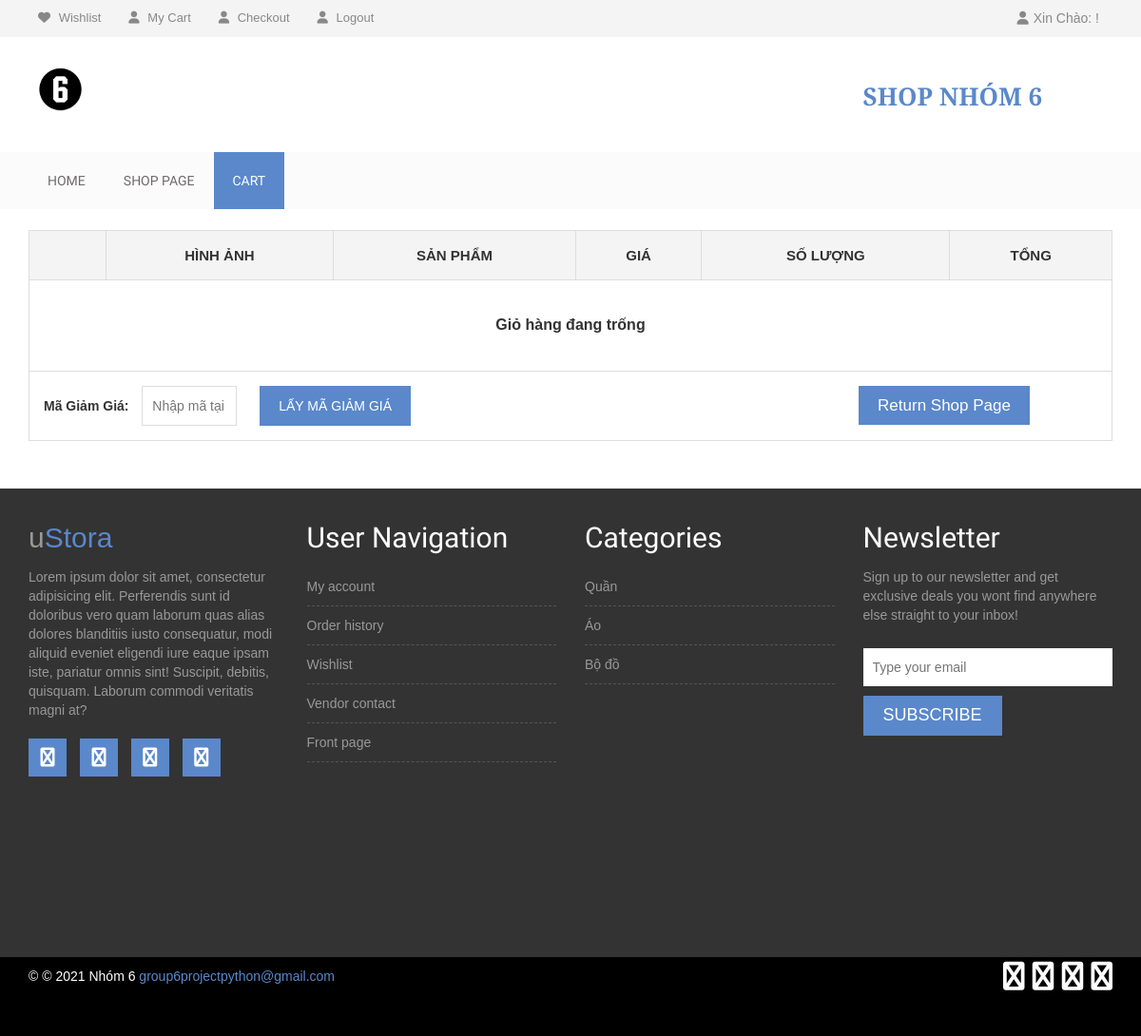
The page /cart/ (signed in) on the database as committed earlier.
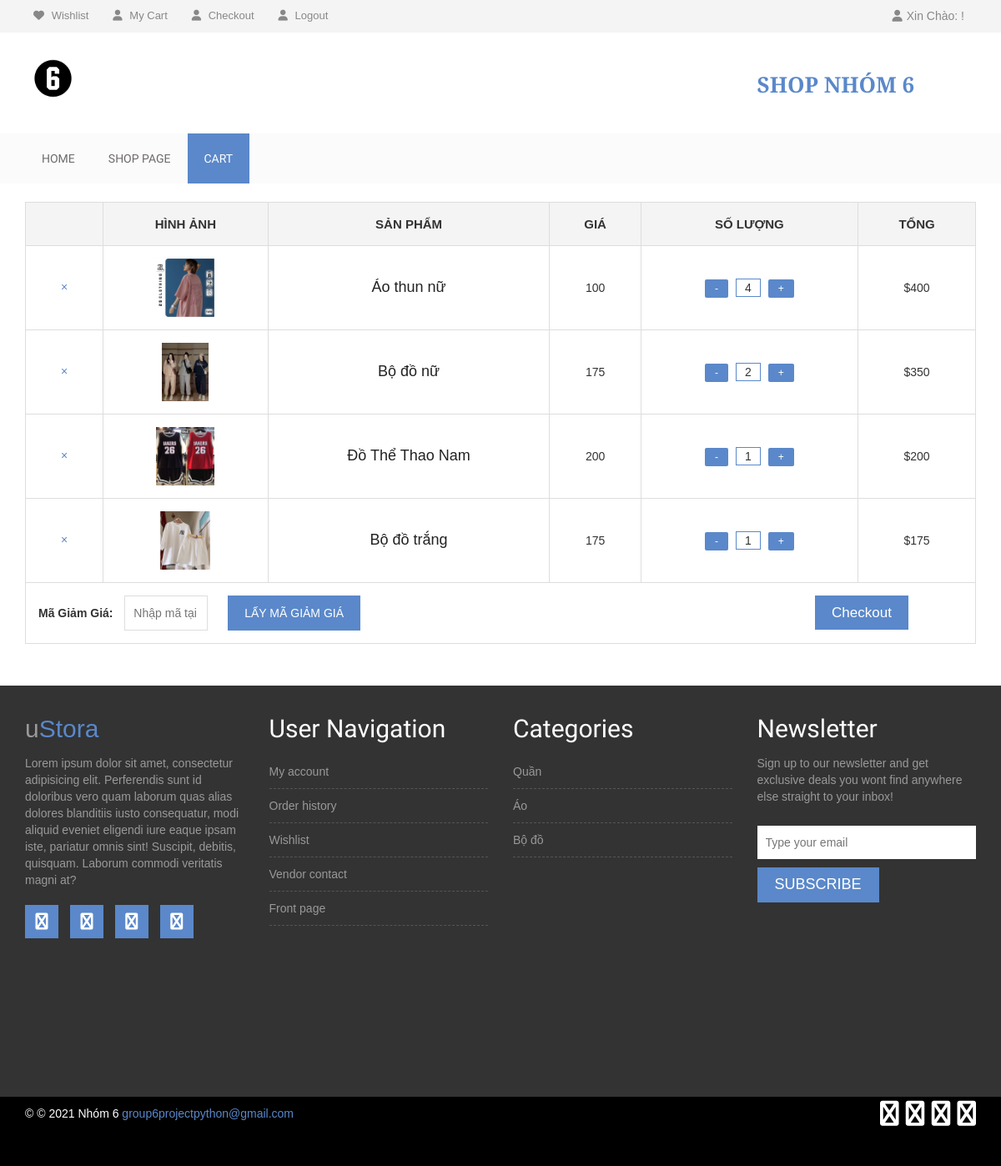
The same page on the database as committed later.
### Carts/models.py (models this page shows, shortened)
class CartItem(models.Model):
    user = models.ForeignKey(User, on_delete=models.CASCADE, null=True)
    product = models.ForeignKey(Product, on_delete=models.CASCADE)
    cart = models.ForeignKey(Cart, on_delete=models.CASCADE, null=True)
    quantity = models.IntegerField()
    is_active = models.BooleanField(default=True)
    def sub_total(self):
        return int(self.quantity * self.product.price)

### Store/models.py (models this page shows, shortened)
class Product(models.Model):
    name = models.CharField(max_length=20)
    price = models.PositiveIntegerField(default=0)
    description = models.CharField(max_length=1000, default = "Không có")
    category = models.CharField(max_length=200, default=None)
    img = models.ImageField(upload_to='uploads/img')
    id = models.CharField(max_length=200, primary_key=True,default=1)
    slug = SlugField(max_length=100, unique=True,default=1)
    discount_price = models.PositiveIntegerField(blank=True, null=True,default=1)
    best_seller = models.BooleanField(default = False)

### Carts/views.py (the view)
# urls.py: path('', views.cart, name='cart'),
@login_required(login_url='/user/login/')
def cart(request, total=0, quantity=0):
    total = 0
    CartItems  = CartItem.objects.all()
    return render(request, 'cart.html',{'CartItems' : CartItems})

### templates/cart.html (shortened to what this page needs)
{% extends 'base.html' %}
{% load static %}
{% block content %}
     <div class="single-product-area pt-22">
        <div class="container">
            <div class="row">
                <div class="col-md-12">
                    <div class="product-content-right">
                        <div class="woocommerce">
                            <form method="post" action="#">
                                <table cellspacing="0" class="shop_table cart">
                                    <thead>
                                        <tr>
                                            <th class="product-remove">&nbsp;</th>
                                            <th class="product-thumbnail">Hình ảnh</th>
                                            <th class="product-name">Sản phẩm</th>
                                            <th class="product-price">Giá</th>
                                            <th class="product-quantity">Số lượng</th>
                                            <th class="product-subtotal">Tổng</th>
                                        </tr>
                                    </thead>
                                    <tbody>
                                    {% if CartItems|length <= 0 %}
                                        <td colspan="6" style="font-size:16px;font-weight:700;padding:36px">Giỏ hàng đang trống</td>
                                    {% else %}
                                        {% for item in CartItems %}
                                            <tr class="cart_item">
                                                <td class="product-remove" onclick="return confirm('Bạn có chắc chắn muốn xóa sản phẩm khỏi giỏ hàng?')">
                                                    <a title="Remove this item" class="remove" href="{% url 'remove_cart_item' item.product.id item.id %}">×</a>
                                                </td>
                                                <td class="product-thumbnail">
                                                    <a href="{{product.get_absolute_url}}"><img width="145" height="145" alt="poster_1_up" class="shop_thumbnail" src="{{item.product.img.url}}" pagespeed_url_hash="2028383707" onload="pagespeed.CriticalImages.checkImageForCriticality(this);"></a>
                                                </td>
                                                <td class="product-name">
                                                    <a href="{{product.get_absolute_url}}">{{item.product.name}}</a>
                                                </td>
                                                <td class="product-price">
                                                    <span class="amount">{{item.product.price}}</span>
                                                </td>
                                                <td class="product-quantity">
                                                    <div class="quantity buttons_added">
                                                        <a href="{% url 'remove_cart' item.product.id item.id %}" style="font-size:12px;padding:4px 12px; border-radius:2px; background:#5a88ca;color:#fff">-</a>
                                                        <span style="padding:2px 10px;margin:0 5px; border:1px solid #5a88ca">{{item.quantity}}</span>
                                                        <a href="{% url 'add_cart' item.product.id %}" style="font-size:12px;padding:4px 12px; border-radius:2px; background:#5a88ca;color:#fff">+</a>
                                                    </div>
                                                </td>
                                                <td class="product-subtotal">
                                                    <span class="amount">${{item.sub_total}}</span>
                                                </td>
                                            </tr>
                                        {% endfor %}
                                    {% endif %}
                                        <tr>
                                            <td class="actions" colspan="6" >
                                                <div class="coupon">
                                                    <label for="coupon_code">Mã Giảm Giá:</label>
                                                    <input type="text" placeholder="Nhập mã tại đây" value="" id="coupon_code" class="input-text" name="coupon_code" style="margin-left:10px">
                                                    <input type="submit" value="Lấy mã giảm giá" name="apply_coupon" class="button" style="margin-left:20px">
                                                </div>
                                                {% if CartItems|length > 0 %}
                                                    <a href="{% url 'checkout' %}" style="margin-left:480px;line-height:42px;padding:11px 20px;background-color:#5a88ca;color:#fff;font-size:17px;text-decoration:none" class="checkout-button button alt wc-forward">Checkout</a>
                                                {% else %}
                                                    <a href="{% url 'shop' %}" style="margin-left:400px;line-height:42px;padding:11px 20px;background-color:#5a88ca;color:#fff;font-size:17px;text-decoration:none" class="checkout-button button alt wc-forward">Return Shop Page</a>
                                                {% endif%}
                                            </td>
                                        </tr>
                                    </tbody>
                                </table>
                            </form>
                            </div>
                        </div>
                    </div>
                </div>
            </div>
        </div>
{% endblock  %}
{% block active %}
                <li class=""><a href="{% url 'home' %}">Home</a></li>
                <li class=""><a href="{% url 'shop' %}">Shop page</a></li>
                <li class="active"><a href="{% url 'cart' %}">Cart</a></li>
{% endblock  %}

### templates/base.html (shortened to what this page needs)
{% load static %}
<!DOCTYPE html>
<html lang="en">
  <head>
    <link rel="stylesheet" href="{%static 'Css/bootstrap.min.css'%}">
    <link rel="stylesheet" href="{%static 'Css/font-awesome.min.css'%}">
    <link rel="stylesheet" href="{%static 'Css/owl.carousel.css'%}">
    <link rel="stylesheet" href="{%static 'Css/responsive.css'%}">
    <link rel="stylesheet" href="{%static 'Css/base.css'%}">
    <link rel="stylesheet" href="{%static 'Css/style.css'%}?20181209" type="text/css">
    <link rel="stylesheet" href="https://cdnjs.cloudflare.com/ajax/libs/font-awesome/6.0.0-beta2/css/all.min.css">
  </head>
  <body>
    <div class="header-area">
        <div class="container">
            <div class="row">
                <div class="col-md-8">
                    <div class="user-menu">
                        <ul>
                            <li><a href="#"><i class="fa fa-heart"></i> Wishlist</a></li>
                            <li><a href="cart.htm"><i class="fa fa-user"></i> My Cart</a></li>
                            <li><a href="checkout.htm"><i class="fa fa-user"></i> Checkout</a></li>
                            {%if request.user.is_authenticated %}
                                <li><a href="{% url 'user:logout' %}"><i class="fa fa-user"></i> Logout</a></li>
                            {%else %}
                                <li><a href="{% url 'user:login' %}"><i class="fa fa-user"></i> Login</a></li>
                                <li><a href="{% url 'user:register' %}"><i class="fa fa-user"></i> Register</a></li>
                            {% endif %}
                        </ul>
                    </div>
                </div>
                <div class="col-md-4">
                    <div class="header-right">
                        <ul class="list-unstyled list-inline">
                            <li class="dropdown dropdown-small">
                                {%if request.user.is_authenticated %}
                                    <a data-toggle="dropdown" data-hover="dropdown" class="dropdown-toggle" href="#"><span class="key"><i class="fa fa-user" style="margin-right:5px"></i>Xin Chào:  !</span></a>
                                {% endif %}
                            </li>
                        </ul>
                    </div>
                </div>
            </div>
        </div>
    </div>
       <div class="site-branding-area" style="">
            <div class="container">
                <div class="row">
                    <div class="col-sm-9">
                        <div class="logo">
                            <h1>
                                <a href="{% url 'home' %}">
                                <img src="{%static 'img/logo.png'%}" class="logo">
                                </a>
                            </h1>
                        </div>
                    </div>
                    <div class="col-sm-3">
                        <div style="margin-top:44px;border-radius:5px">
                            <marquee  style="color:#5a88ca;font-size:26px;border-radius:5px;font-family: 'Montagu Slab', serif;font-weight:600">SHOP NHÓM 6</marquee>
                        </div>
                    </div>
                </div>
            </div>
        </div>
        <div class="mainmenu-area">
            <div class="container">
                <div class="row">
                    <div class="navbar-collapse collapse">
                        <ul class="nav navbar-nav">
                            {% block active %}
                            {% endblock  %}
                        </ul>
                    </div>
                </div>
            </div>
        </div>
    {% block content %}{% endblock  %}
    {% block footer %}
                <div class="footer-top-area">
                <div class="container">
                    <div class="row">
                        <div class="col-md-3 col-sm-6">
                            <div class="footer-about-us">
                                <h2>u<span>Stora</span></h2>
                                <p>Lorem ipsum dolor sit amet, consectetur adipisicing elit. Perferendis sunt id doloribus vero quam laborum quas alias dolores blanditiis iusto consequatur, modi aliquid eveniet eligendi iure eaque ipsam iste, pariatur omnis sint! Suscipit, debitis, quisquam. Laborum commodi veritatis magni at?</p>
                                <div class="footer-social">
                                    <a href="#" target="_blank"><i class="fa fa-facebook"></i></a>
                                    <a href="#" target="_blank"><i class="fa fa-twitter"></i></a>
                                    <a href="#" target="_blank"><i class="fa fa-youtube"></i></a>
                                    <a href="#" target="_blank"><i class="fa fa-linkedin"></i></a>
                                </div>
                            </div>
                        </div>
                        <div class="col-md-3 col-sm-6">
                            <div class="footer-menu">
                                <h2 class="footer-wid-title">User Navigation </h2>
                                <ul>
                                    <li><a href="#">My account</a></li>
                                    <li><a href="#">Order history</a></li>
                                    <li><a href="#">Wishlist</a></li>
                                    <li><a href="#">Vendor contact</a></li>
                                    <li><a href="#">Front page</a></li>
                                </ul>
                            </div>
                        </div>
                        <div class="col-md-3 col-sm-6">
                            <div class="footer-menu">
                                <h2 class="footer-wid-title">Categories</h2>
                                <ul>
                                    <li><a href="#">Quần</a></li>
                                    <li><a href="#">Áo</a></li>
                                    <li><a href="#">Bộ đồ</a></li>
                                </ul>
                            </div>
                        </div>
                        <div class="col-md-3 col-sm-6">
                            <div class="footer-newsletter">
                                <h2 class="footer-wid-title">Newsletter</h2>
                                <p>Sign up to our newsletter and get exclusive deals you wont find anywhere else straight to your inbox!</p>
                                <div class="newsletter-form">
                                    <form action="#">
                                        <input type="email" placeholder="Type your email">
                                        <input type="submit" value="Subscribe">
                                    </form>
                                </div>
                            </div>
                        </div>
                    </div>
                </div>
            </div>
            <div class="footer-bottom-area">
                <div class="container">
                    <div class="row">
                        <div class="col-md-8">
                            <div class="copyright">
                                <p>&copy; © 2021 Nhóm 6          <a href="https://freshdesignweb.com" target="_blank">   group6projectpython@gmail.com</a></p>
                            </div>
                        </div>
                        <div class="col-md-4">
                            <div class="footer-card-icon">
                                <i class="fa fa-cc-discover"></i>
                                <i class="fa fa-cc-mastercard"></i>
                                <i class="fa fa-cc-paypal"></i>
                                <i class="fa fa-cc-visa"></i>
                            </div>
                        </div>
                    </div>
                </div>
            </div>
    {% endblock footer %}
  </body>
</html>

Rows that differ between the two databases and show on the page:
added CartItem: product.img (picture), product.name "Áo thun nữ", product.price "100", quantity "4", sub_total "400"
added CartItem: product.img (picture), product.name "Bộ đồ nữ", product.price "175", quantity "2", sub_total "350"
added CartItem: product.img (picture), product.name "Đồ Thể Thao Nam", product.price "200", quantity "1", sub_total "200"
added CartItem: product.img (picture), product.name "Bộ đồ trắng", product.price "175", quantity "1", sub_total "175"
Other text that changed with them:
text no longer shown: "Giỏ hàng đang trống Return Shop Page"
text now shown: "Checkout"
